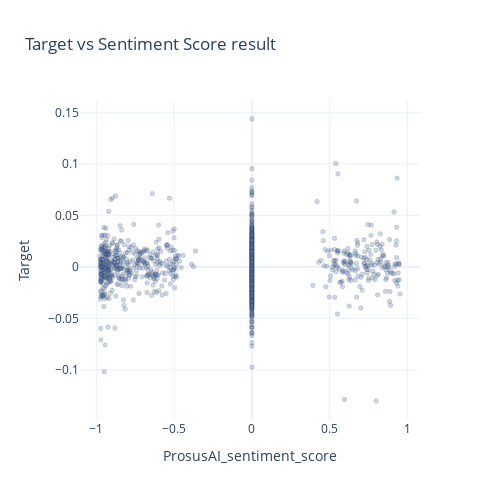

Notebook code cell kept with this figure:
### Code cell
fig = px.scatter(data_frame=aapl_news,
                 x='ProsusAI_sentiment_score', y='Target', template='plotly_white',
                 width=500,height=500, title='Target vs Sentiment Score result')

fig.update_traces(marker=dict(size=4,
                              line=dict(width=1,
                                        color='DarkSlateGrey')),
                  opacity=0.3,
                  selector=dict(mode='markers'))

fig.show()

### Figure 1 — Plotly figure (JSON) as saved in the notebook; plotly's stock layout.template omitted (floating-point values rounded to 4 significant figures; data arrays with more than 128 entries replaced by an {"elided": "..."} marker saying what was removed)
{"data": [{"hovertemplate": "ProsusAI_sentiment_score=%{x}<br>Target=%{y}<extra></extra>", "legendgroup": "", "marker": {"color": "#636efa", "symbol": "circle", "line": {"color": "DarkSlateGrey", "width": 1}, "size": 4}, "mode": "markers", "name": "", "showlegend": false, "x": {"elided": "2496 float values"}, "xaxis": "x", "y": {"elided": "2496 float values"}, "yaxis": "y", "type": "scattergl", "opacity": 0.3}], "layout": {"xaxis": {"anchor": "y", "domain": [0.0, 1.0], "title": {"text": "ProsusAI_sentiment_score"}}, "yaxis": {"anchor": "x", "domain": [0.0, 1.0], "title": {"text": "Target"}}, "legend": {"tracegroupgap": 0}, "title": {"text": "Target vs Sentiment Score result"}, "height": 500, "width": 500}}
